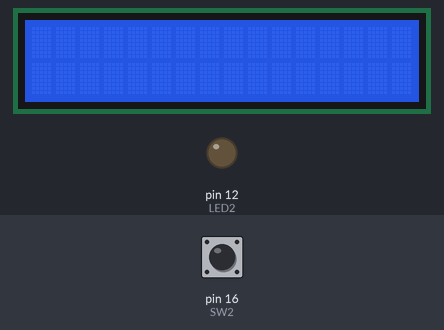
The program below on a simulated Raspberry Pi (header pin numbers). Shown: 16×2 character LCD, output pins drawn as LEDs (lit = HIGH). Inputs (shaded band) come from the test bench; at power-on: pin 16 (SW2) LOW. Library files of the repository ran but are not shown: I2C_driver.py; what the program prints to the terminal is not drawn.

Above: at 1.4 s.
1.5 s: pin 16 (SW2) pulled HIGH for 1 s
At 3.2 s:
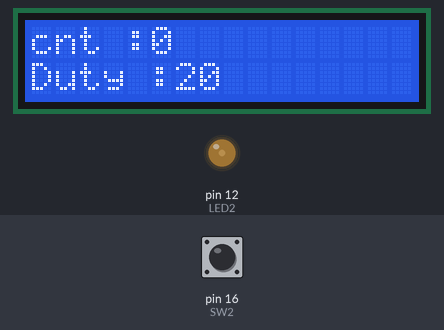
4.0 s: pin 16 (SW2) pulled HIGH for 0.15 s
At 5.4 s:
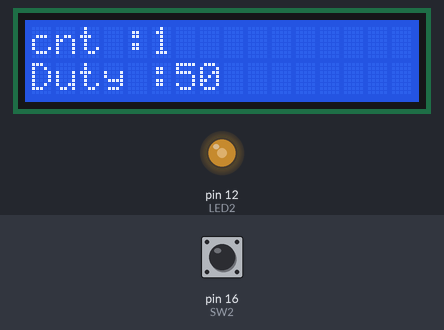
5.7 s: pin 16 (SW2) pulled HIGH for 0.15 s
At 7.0 s:
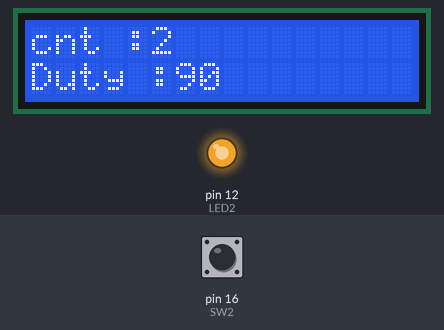
7.4 s: pin 16 (SW2) pulled HIGH for 3.2 s
At 11.0 s:
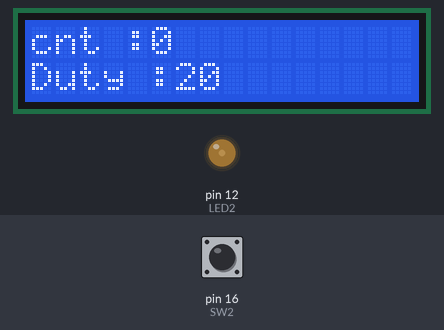
Timing chart, 0 to 12.5 s (numbered marks = the images above; inputs shaded):
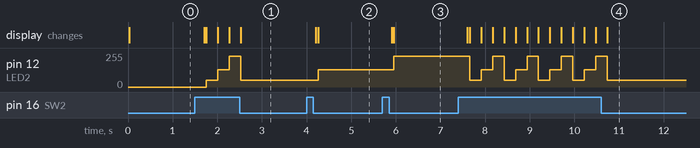

The program:

sw_led_PWM2.py
```python
import RPi.GPIO as GPIO
import I2C_driver as LCD
import time

GPIO.setwarnings(False)
GPIO.setmode(GPIO.BOARD)

LED2 = 12
SW2 = 16

GPIO.setup(LED2, GPIO.OUT)
GPIO.setup(SW2, GPIO.IN, pull_up_down=GPIO.PUD_DOWN)

PWM_LED2= GPIO.PWM(LED2, 50)
PWM_LED2.start(0)

mylcd= LCD.lcd()

cnt=0
duty=0

while True:

    if GPIO.input(SW2) == GPIO.HIGH:
        time.sleep(0.2)
        mylcd.lcd_clear()
        print (cnt)
        if cnt==0 :
            duty=20

        if cnt==1 :
            duty=50

        if cnt==2 :
            duty=90

        cnt1 = str(cnt)
        Duty1= str(duty)
        mylcd.lcd_display_string("cnt :"+ cnt1,1)
        mylcd.lcd_display_string("Duty :"+ Duty1,2)

        PWM_LED2.start(0)
        PWM_LED2.ChangeDutyCycle(duty)

        cnt += 1
        if cnt==3:
            cnt=0
```

Measured:
- after the input at 1.5 s, pin 12 (LED2): 0/255 → 51/255 after 0.26 s, → 128/255 0.26 s later, → 230/255 0.26 s later, → 51/255 0.26 s later; the display: first changes after 0.21 s (image 1 shows a later state)
- after the input at 4.0 s, pin 12 (LED2): 51/255 → 128/255 after 0.26 s; the display: first changes after 0.20 s (image 2 shows a later state)
- after the input at 5.7 s, pin 12 (LED2): 128/255 → 230/255 after 0.26 s; the display: first changes after 0.20 s (image 3 shows a later state)
- after the input at 7.4 s, pin 12 (LED2): 230/255 → 51/255 after 0.26 s, then repeats every 0.77 s: 128/255 0.26 s, 230/255 0.26 s, 51/255 0.26 s, until it stays 51/255 from 10.7 s; the display: first changes after 0.20 s (image 4 shows a later state)
